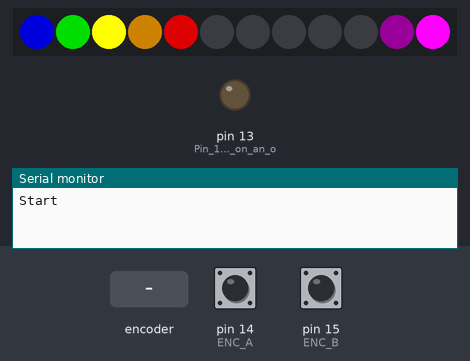
Bench run of a sketch on a simulated Arduino Uno, built with avr-gcc and run on an emulated ATmega328P. Parts: 12 RGB LEDs in strip order, left to right, output pins drawn as LEDs (lit = HIGH), the last lines printed to the serial monitor. The test bench sets the inputs (shaded band); at power-on: pin 14 (ENC_A) HIGH, pin 15 (ENC_B) HIGH.

Above: at 1.2 s.
1.3 s: rotary encoder on pin 14 (ENC_A) / pin 15 (ENC_B) turned 3 steps (first pin leading)
At 2.5 s:
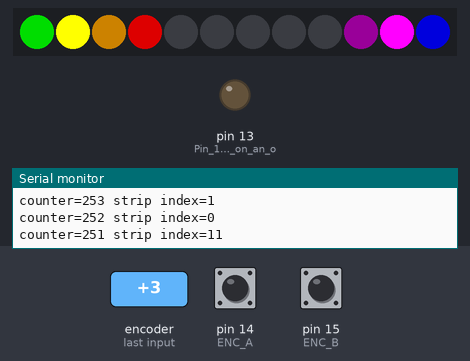
3.4 s: rotary encoder on pin 14 (ENC_A) / pin 15 (ENC_B) turned 1 step (first pin leading)
At 3.8 s:
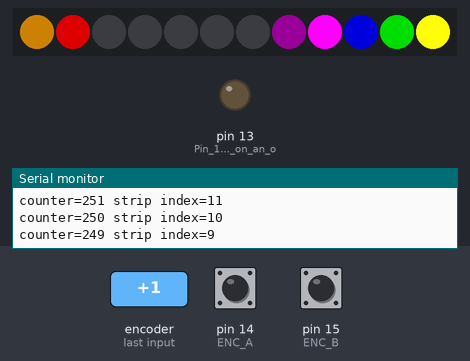
5.1 s: rotary encoder on pin 14 (ENC_A) / pin 15 (ENC_B) turned 1 step (first pin leading)
At 6.3 s:
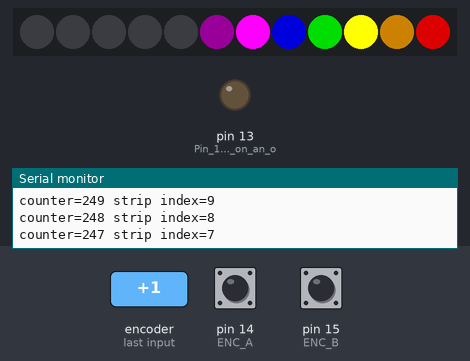
Timing chart, 0 to 8.1 s (numbered marks = the images above; inputs shaded):
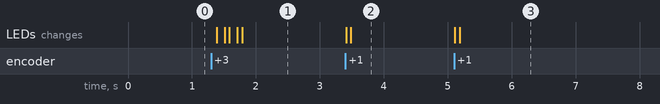

Measured:
- after the input at 1.3 s, the LEDs: first change after 0.09 s (image 1 shows a later state)
- after the input at 3.4 s, the LEDs: first change at once (image 2 shows a later state)
- after the input at 5.1 s, the LEDs: first change at once (image 3 shows a later state)

The sketch:

rotery_encoder_v2_cpp.ino
```cpp
#include <Adafruit_NeoPixel.h>

/* Rotary encoder read example
http://www.circuitsathome.com/mcu/programming/reading-rotary-encoder-on-arduino
connect the center wire to ground.  Connect the side pins to Analog ports */
#define ENC_A 14 // Analog pin A0
#define ENC_B 15 // Analog pin A1
#define ENC_PORT PINC // WTF?  Pin C???

#define LEDPIN 12 // connect the Data In pin
#define NUMBER_PIEXELS 12// connect the Data In pin
Adafruit_NeoPixel strip = Adafruit_NeoPixel(NUMBER_PIEXELS, LEDPIN, NEO_GRB + NEO_KHZ800);
volatile int stripIndex = 0;

void setup()
{
  strip.begin(); // sets up the memory for the LED strip
  pinMode(13, OUTPUT);     // Pin 13 is usually on an onboard LED
  digitalWrite(13, LOW);
  /* Setup encoder pins as inputs */
  pinMode(ENC_A, INPUT);
  digitalWrite(ENC_A, HIGH);
  pinMode(ENC_B, INPUT);
  digitalWrite(ENC_B, HIGH);
  Serial.begin (19200);
  Serial.println("Start");
  rainbow7(0);
}

void loop()
{
 static uint8_t counter = 0; // this unsigned byte will be changed by encoder input
 int8_t tmpdata; // signed byte
 /**/
  tmpdata = read_encoder(); // this will be -1, 0 or 1

  if( tmpdata ) {
    Serial.print("counter=");
    Serial.print(counter, DEC);
    stripIndex = counter % strip.numPixels();
    Serial.print(" strip index=");
    Serial.println(stripIndex, DEC);
    counter = counter + tmpdata;
    rainbow7(stripIndex); // draw the rainbow starting at this index
    delay(50);  // an attempt to debounce
  };

}

/* Kind of like a Interrup Service Routine.  Feturns change in encoder state (-1,0,1)
   Based on the lower four bits of the value at the Encoder PORT */
int8_t read_encoder()
{
  static int8_t enc_states[] = {0,-1,1,0,1,0,0,-1,-1,0,0,1,0,1,-1,0};
  static uint8_t old_AB = 0;
  /**/
  old_AB <<= 2;                   //remember previous state
  old_AB |= ( ENC_PORT & 0x03 );  //add current state
  return ( enc_states[( old_AB & 0x0f )]);
}

void rainbow7(int startIndex) {
    for (int i=startIndex; i<startIndex+strip.numPixels()-1; i++) {
      int np = strip.numPixels();  // we use the modulo function with this
      strip.setPixelColor(i     % np, 25, 0, 25); // violet
      strip.setPixelColor((i+1) % np, 255, 0, 255); // indigo
      strip.setPixelColor((i+2) % np, 0, 0, 150); // blue
      strip.setPixelColor((i+3) % np, 0, 150, 0); // green
      strip.setPixelColor((i+4) % np, 255, 255, 0); // yellow
      strip.setPixelColor((i+5) % np, 110, 70, 0); // orange
      strip.setPixelColor((i+6) % np, 150, 0, 0); // red
      // we don't need to touch 7, 8 and 9
      strip.setPixelColor((i+7) % np, 0, 0, 0); // turn the second to the last one off
      strip.setPixelColor((i+8) % np, 0, 0, 0); // turn the second to the last one off
      strip.setPixelColor((i+9) % np, 0, 0, 0); // turn the second to the last one off
      strip.setPixelColor((i+10) % np, 0, 0, 0); // turn the second to the last one off
      strip.setPixelColor((i+11) % np, 0, 0, 0); // turn the last one off
      strip.show();
    }
}
```
